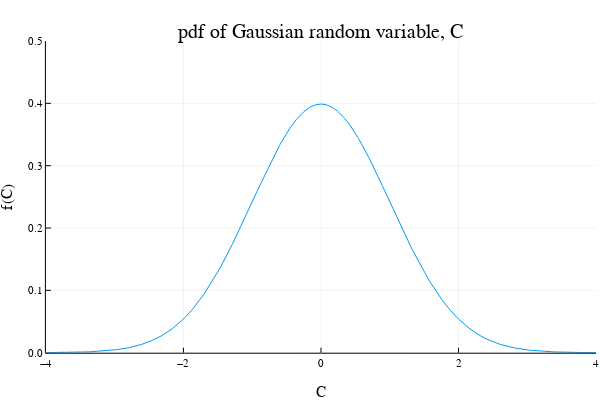

Notebook source saved alongside this figure:
### Markdown cell above
## 4.2 การก่อกําเนิดตัวแปรสุ่มแบบเกาส์

### Code cell
# generate Gaussian Random variable
# plot pdf pf Guassian Rv. mean 0
# variance =1
function f(a)
    b=1/(sqrt(2*pi)*sigma)*exp(-a^2/(2*sigma^2))
    return b
end

using Plots
using LaTeXStrings
plotly()
sigma=1
x=range(-4,stop=4,length=5600)
c=f.(x)
plot(x,c,xlim=(-4,4),ylim=(0,0.5),label="")
plot!(title="pdf of Gaussian random variable, C",xlabel="C",ylabel="f(C)")

### Figure 1 — Plotly figure (JSON) as saved in the notebook; plotly's stock layout.template omitted (floating-point values rounded to 4 significant figures; data arrays with more than 128 entries replaced by an {"elided": "..."} marker saying what was removed)
{"data": [{"colorbar": {"title": ""}, "legendgroup": "", "line": {"color": "rgba(0, 154, 250, 1.000)", "dash": "solid", "shape": "linear", "width": 1}, "mode": "lines", "name": "", "showlegend": false, "type": "scatter", "x": {"elided": "5600 float values"}, "xaxis": "x", "y": {"elided": "5600 float values"}, "yaxis": "y", "zmax": null, "zmin": null}], "layout": {"annotations": [{"font": {"color": "rgba(0, 0, 0, 1.000)", "family": "sans-serif", "size": 20}, "rotation": 0, "showarrow": false, "text": "pdf of Gaussian random variable, C", "x": 0.535, "xanchor": "center", "xref": "paper", "y": 1, "yanchor": "top", "yref": "paper"}], "height": 400, "legend": {"bgcolor": "rgba(255, 255, 255, 1.000)", "bordercolor": "rgba(0, 0, 0, 1.000)", "borderwidth": 1, "font": {"color": "rgba(0, 0, 0, 1.000)", "family": "sans-serif", "size": 11}, "title": {"font": {"color": "rgba(0, 0, 0, 1.000)", "family": "sans-serif", "size": 15}, "text": ""}, "tracegroupgap": 0, "traceorder": "normal", "x": 1, "xanchor": "auto", "y": 1, "yanchor": "auto"}, "margin": {"b": 20, "l": 0, "r": 0, "t": 20}, "paper_bgcolor": "rgba(255, 255, 255, 1.000)", "plot_bgcolor": "rgba(255, 255, 255, 1.000)", "showlegend": true, "width": 600, "xaxis": {"anchor": "y", "domain": [0.07647, 0.9934], "gridcolor": "rgba(0, 0, 0, 0.100)", "gridwidth": 0.5, "linecolor": "rgba(0, 0, 0, 1.000)", "mirror": false, "range": [-4, 4], "showgrid": true, "showline": true, "showticklabels": true, "tickangle": 0, "tickcolor": "rgb(0, 0, 0)", "tickfont": {"color": "rgba(0, 0, 0, 1.000)", "family": "sans-serif", "size": 11}, "tickmode": "array", "ticks": "inside", "ticktext": ["−4", "−2", "0", "2", "4"], "tickvals": [-4, -2, 0, 2, 4], "title": "C", "titlefont": {"color": "rgba(0, 0, 0, 1.000)", "family": "sans-serif", "size": 15}, "type": "-", "visible": true, "zeroline": false, "zerolinecolor": "rgba(0, 0, 0, 1.000)"}, "yaxis": {"anchor": "x", "domain": [0.07581, 0.9415], "gridcolor": "rgba(0, 0, 0, 0.100)", "gridwidth": 0.5, "linecolor": "rgba(0, 0, 0, 1.000)", "mirror": false, "range": [0, 0.5], "showgrid": true, "showline": true, "showticklabels": true, "tickangle": 0, "tickcolor": "rgb(0, 0, 0)", "tickfont": {"color": "rgba(0, 0, 0, 1.000)", "family": "sans-serif", "size": 11}, "tickmode": "array", "ticks": "inside", "ticktext": ["0.0", "0.1", "0.2", "0.3", "0.4", "0.5"], "tickvals": [0, 0.1, 0.2, 0.3, 0.4, 0.5], "title": "f(C)", "titlefont": {"color": "rgba(0, 0, 0, 1.000)", "family": "sans-serif", "size": 15}, "type": "-", "visible": true, "zeroline": false, "zerolinecolor": "rgba(0, 0, 0, 1.000)"}}}
